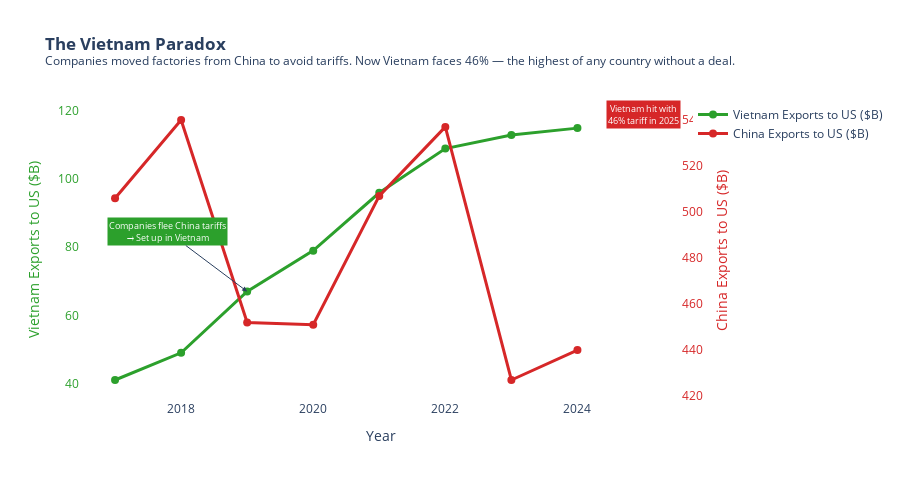
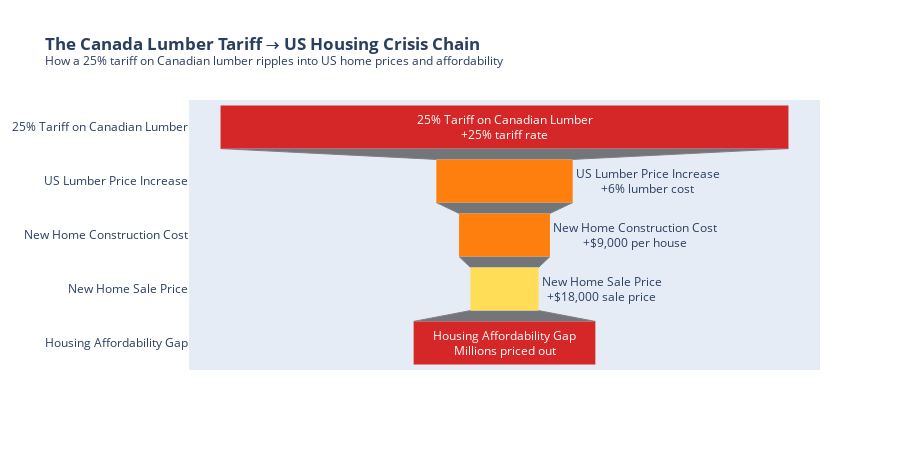
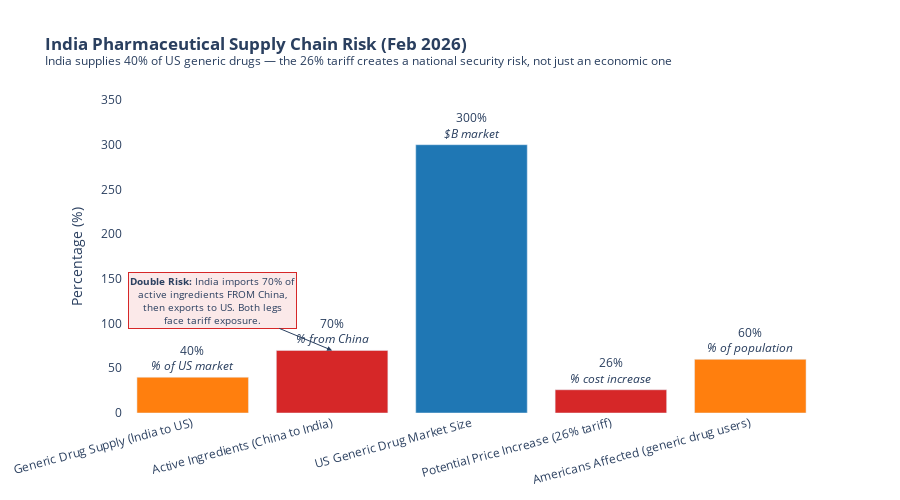

Notebook cell for these charts, in order:
### Code cell
import plotly.graph_objects as go
import pandas as pd
import numpy as np
import os

os.makedirs('../reports', exist_ok=True)

vietnam_story = pd.DataFrame({
    'year': [2017, 2018, 2019, 2020, 2021, 2022, 2023, 2024],
    'vietnam_exports_to_us': [41, 49, 67, 79, 96, 109, 113, 115],
    'china_exports_to_us': [506, 540, 452, 451, 507, 537, 427, 440],
    'event': [
        'Baseline',
        'US-China trade war begins',
        'Factories move from China → Vietnam',
        'COVID disruption',
        'Vietnam exports surge',
        'Vietnam becomes top 3 US supplier',
        'Vietnam exports plateau',
        'US tariff threats emerge'
    ]
})

fig1 = go.Figure()

fig1.add_trace(go.Scatter(
    x=vietnam_story['year'],
    y=vietnam_story['vietnam_exports_to_us'],
    name='Vietnam Exports to US ($B)',
    mode='lines+markers',
    line=dict(color='#2ca02c', width=3),
    marker=dict(size=8)
))

fig1.add_trace(go.Scatter(
    x=vietnam_story['year'],
    y=vietnam_story['china_exports_to_us'],
    name='China Exports to US ($B)',
    mode='lines+markers',
    line=dict(color='#d62728', width=3),
    marker=dict(size=8),
    yaxis='y2'
))
fig1.add_annotation(
    x=2019, y=67,
    text="Companies flee China tariffs<br>→ Set up in Vietnam",
    showarrow=True, arrowhead=2,
    bgcolor='#2ca02c', font=dict(color='white', size=9),
    ax=-80, ay=-60
)

fig1.add_annotation(
    x=2025, y=119,
    text="Vietnam hit with<br>46% tariff in 2025",
    showarrow=False,
    bgcolor='#d62728', font=dict(color='white', size=9),
)

fig1.update_layout(
    title='<b>The Vietnam Paradox</b><br>'
          '<sup>Companies moved factories from China to avoid tariffs. '
          'Now Vietnam faces 46% — the highest of any country without a deal.</sup>',
    xaxis_title='Year',
    yaxis=dict(title='Vietnam Exports to US ($B)', color='#2ca02c'),
    yaxis2=dict(title='China Exports to US ($B)', 
                overlaying='y', side='right', color='#d62728'),
    height=480,
    plot_bgcolor='white',
    hovermode='x unified'
)

fig1.show()
fig1.write_html('../reports/viz7_vietnam_paradox.html')

housing_chain = pd.DataFrame({
    'stage': [
        '25% Tariff on\nCanadian Lumber',
        'US Lumber\nPrice Increase',
        'New Home\nConstruction Cost',
        'New Home\nSale Price',
        'Housing\nAffordability Gap'
    ],
    'impact_pct': [25, 6, 4, 3, 8],
    'impact_label': [
        '+25% tariff rate',
        '+6% lumber cost',
        '+$9,000 per house',
        '+$18,000 sale price',
        'Millions priced out'
    ],
    'color': ['#d62728', '#ff7f0e', '#ff7f0e', '#ffdd57', '#d62728']
})

fig2 = go.Figure(go.Funnel(
    y=housing_chain['stage'],
    x=housing_chain['impact_pct'],
    textinfo='label+text',
    text=housing_chain['impact_label'],
    marker=dict(color=housing_chain['color']),
    connector=dict(line=dict(color='gray', width=1))
))

fig2.update_layout(
    title='<b>The Canada Lumber Tariff → US Housing Crisis Chain</b><br>'
          '<sup>How a 25% tariff on Canadian lumber ripples into '
          'US home prices and affordability</sup>',
    height=450
)

fig2.show()
fig2.write_html('../reports/viz8_housing_ripple.html')

pharma_data = pd.DataFrame({
    'category': [
        'Generic Drug Supply\n(India to US)',
        'Active Ingredients\n(China to India)',
        'US Generic Drug\nMarket Size',
        'Potential Price\nIncrease (26% tariff)',
        'Americans Affected\n(generic drug users)'
    ],
    'value': [40, 70, 300, 26, 60],
    'unit': ['% of US market', '% from China', 
             '$B market', '% cost increase', 
             '% of population'],
    'risk_color': ['#ff7f0e', '#d62728', '#1f77b4', 
                   '#d62728', '#ff7f0e']
})

fig3 = go.Figure(go.Bar(
    x=pharma_data['category'],
    y=pharma_data['value'],
    marker_color=pharma_data['risk_color'],
    text=[f"{v}%<br><i>{u}</i>" 
          for v, u in zip(pharma_data['value'], pharma_data['unit'])],
    textposition='outside',
))

fig3.add_annotation(
    x=1, y=70,
    text="<b>Double Risk:</b> India imports 70% of<br>"
         "active ingredients FROM China,<br>"
         "then exports to US. Both legs<br>face tariff exposure.",
    showarrow=True,
    arrowhead=2,
    ax=-120,
    ay=-50,
    bgcolor='rgba(214,39,40,0.1)',
    bordercolor='#d62728',
    borderwidth=1,
    font=dict(size=10)
)

fig3.update_layout(
    title='<b>India Pharmaceutical Supply Chain Risk (Feb 2026)</b><br>'
          '<sup>India supplies 40% of US generic drugs — '
          'the 26% tariff creates a national security risk, '
          'not just an economic one</sup>',
    yaxis_title='Percentage (%)',
    yaxis=dict(range=[0, 350]),
    height=500,
    plot_bgcolor='white',
    xaxis={'tickangle': -15}
)
fig3.show()
fig3.write_html('../reports/viz9_india_pharma_risk.html')

print("✅ All ripple effect charts saved")
print("\nReports folder now contains:")
print("viz1 - Escalation Timeline")
print("viz2 - Vulnerability Scores")
print("viz3 - Negotiations Tracker")
print("viz4 - Trade Forecasts")
print("viz5 - Sector Risk Heatmap")
print("viz6 - Sector Exposure Ranking")
print("viz7 - Vietnam Paradox")
print("viz8 - Housing Ripple")
print("viz9 - India Pharma Risk")

### Figure 1 — Plotly figure (JSON) as saved in the notebook; plotly's stock layout.template omitted (floating-point values rounded to 4 significant figures)
{"data": [{"line": {"color": "#2ca02c", "width": 3}, "marker": {"size": 8}, "mode": "lines+markers", "name": "Vietnam Exports to US ($B)", "type": "scatter", "x": [2017, 2018, 2019, 2020, 2021, 2022, 2023, 2024], "y": [41, 49, 67, 79, 96, 109, 113, 115]}, {"line": {"color": "#d62728", "width": 3}, "marker": {"size": 8}, "mode": "lines+markers", "name": "China Exports to US ($B)", "type": "scatter", "x": [2017, 2018, 2019, 2020, 2021, 2022, 2023, 2024], "y": [506, 540, 452, 451, 507, 537, 427, 440], "yaxis": "y2"}], "layout": {"annotations": [{"arrowhead": 2, "ax": -80, "ay": -60, "bgcolor": "#2ca02c", "font": {"color": "white", "size": 9}, "showarrow": true, "text": "Companies flee China tariffs<br>→ Set up in Vietnam", "x": 2019, "y": 67}, {"bgcolor": "#d62728", "font": {"color": "white", "size": 9}, "showarrow": false, "text": "Vietnam hit with<br>46% tariff in 2025", "x": 2025, "y": 119}], "height": 480, "hovermode": "x unified", "plot_bgcolor": "white", "title": {"text": "<b>The Vietnam Paradox</b><br><sup>Companies moved factories from China to avoid tariffs. Now Vietnam faces 46% — the highest of any country without a deal.</sup>"}, "xaxis": {"title": {"text": "Year"}}, "yaxis": {"color": "#2ca02c", "title": {"text": "Vietnam Exports to US ($B)"}}, "yaxis2": {"color": "#d62728", "overlaying": "y", "side": "right", "title": {"text": "China Exports to US ($B)"}}}}

### Figure 2 — Plotly figure (JSON) as saved in the notebook; plotly's stock layout.template omitted (floating-point values rounded to 4 significant figures)
{"data": [{"connector": {"line": {"color": "gray", "width": 1}}, "marker": {"color": ["#d62728", "#ff7f0e", "#ff7f0e", "#ffdd57", "#d62728"]}, "text": ["+25% tariff rate", "+6% lumber cost", "+$9,000 per house", "+$18,000 sale price", "Millions priced out"], "textinfo": "label+text", "type": "funnel", "x": [25, 6, 4, 3, 8], "y": ["25% Tariff on\nCanadian Lumber", "US Lumber\nPrice Increase", "New Home\nConstruction Cost", "New Home\nSale Price", "Housing\nAffordability Gap"]}], "layout": {"height": 450, "title": {"text": "<b>The Canada Lumber Tariff → US Housing Crisis Chain</b><br><sup>How a 25% tariff on Canadian lumber ripples into US home prices and affordability</sup>"}}}

### Figure 3 — Plotly figure (JSON) as saved in the notebook; plotly's stock layout.template omitted (floating-point values rounded to 4 significant figures)
{"data": [{"marker": {"color": ["#ff7f0e", "#d62728", "#1f77b4", "#d62728", "#ff7f0e"]}, "text": ["40%<br><i>% of US market</i>", "70%<br><i>% from China</i>", "300%<br><i>$B market</i>", "26%<br><i>% cost increase</i>", "60%<br><i>% of population</i>"], "textposition": "outside", "type": "bar", "x": ["Generic Drug Supply\n(India to US)", "Active Ingredients\n(China to India)", "US Generic Drug\nMarket Size", "Potential Price\nIncrease (26% tariff)", "Americans Affected\n(generic drug users)"], "y": [40, 70, 300, 26, 60]}], "layout": {"annotations": [{"arrowhead": 2, "ax": -120, "ay": -50, "bgcolor": "rgba(214,39,40,0.1)", "bordercolor": "#d62728", "borderwidth": 1, "font": {"size": 10}, "showarrow": true, "text": "<b>Double Risk:</b> India imports 70% of<br>active ingredients FROM China,<br>then exports to US. Both legs<br>face tariff exposure.", "x": 1, "y": 70}], "height": 500, "plot_bgcolor": "white", "title": {"text": "<b>India Pharmaceutical Supply Chain Risk (Feb 2026)</b><br><sup>India supplies 40% of US generic drugs — the 26% tariff creates a national security risk, not just an economic one</sup>"}, "xaxis": {"tickangle": -15}, "yaxis": {"range": [0, 350], "title": {"text": "Percentage (%)"}}}}
